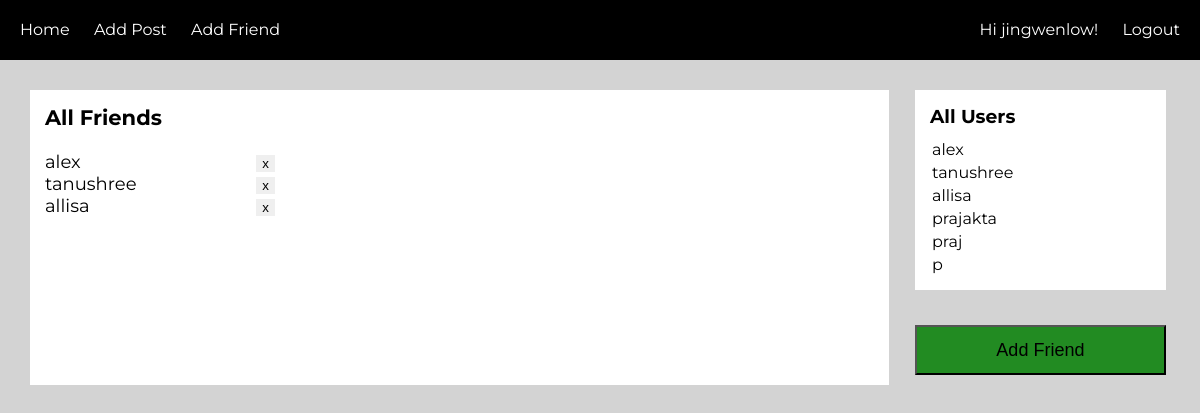
/users/addFriend/ (signed in), run on an earlier commit of the app's database.
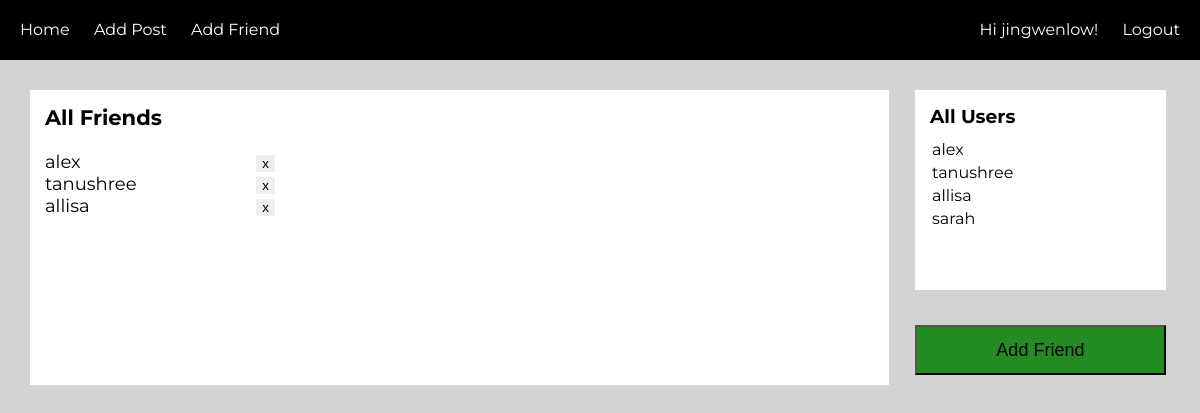
And on a later commit of the database.
### users/models.py (models this page shows, shortened)
class CustomUser(AbstractUser):
    name = models.CharField(blank=True, max_length=255)

### users/views.py (the view)
# urls.py: path('addFriend/', views.addFriend.as_view(), name='addFriend'),
class addFriend(TemplateView):
    success_url = reverse_lazy('login')
    template_name = 'addFriend.html'
    @method_decorator(login_required) # redirect to home if logged out
    def get(self, request):
        friends = []
        users = CustomUser.objects.exclude(id=request.user.id)
        if Friend.objects.filter(current_user=request.user):
            friend = Friend.objects.get(current_user=request.user) # get current users friends object
            friends = friend.users.all() # get current users friends
        args = {'users':users, 'friends':friends}
        return render(request, self.template_name, args)

### users/templates/addFriend.html (shortened to what this page needs)
{% extends 'base.html' %}
{% load staticfiles %}
{% block css %}
<link rel="stylesheet" href="{% static 'css/addFriend.css' %}">
{% endblock %}
{% block content %}
  <div class="currFriends">
     <div class="friends">
       <h3>All Friends</h3>
       <div class="list">
         {% for friend in friends %}
           <div class="rowList">
             <p>{{ friend.username }}</p>
             <a href="{% url 'change_friends' operation='remove' pk=friend.pk %}">
               <button class="x">x</button>
             </a>
           </div>
         {% endfor %}
      </div>
    </div>
  </div>
  <div class="friendsList">
      <div class="possFriends">
        <h3 class="allUsers">All Users</h3>
        {% for user in users %}
        <a class="users" href="{% url 'change_friends' operation='add' pk=user.pk %}">
          {{ user.username }}
        </a>
        {% endfor %}
      </div>
      <div class="post">
          <button class="green">Add Friend</button>
      </div>
  </div>
{% endblock %}

What changed in the data, as far as the page shows it:
removed CustomUser: username "prajakta", shown under "All Users"
removed CustomUser: username "praj", shown under "All Users"
removed CustomUser: username "p", shown under "All Users"
added CustomUser: username "sarah", shown under "All Users"
